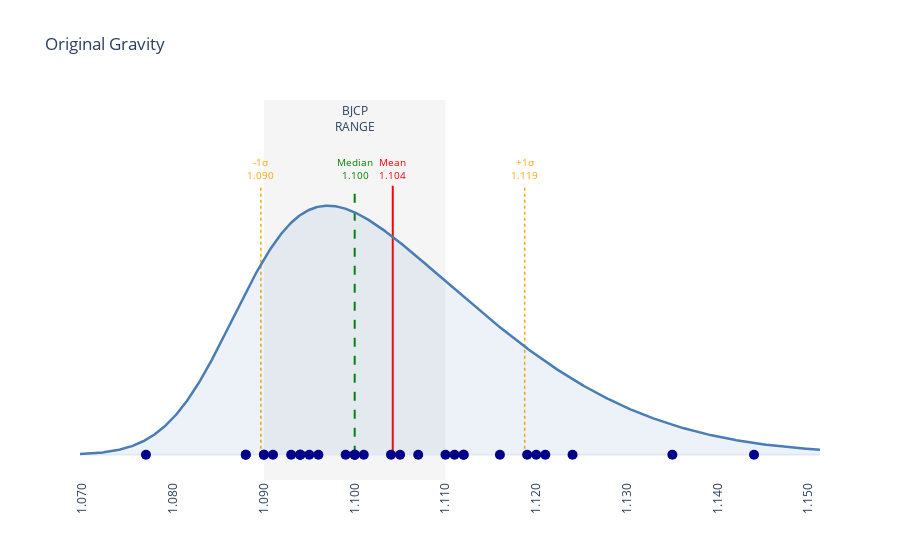

The notebook cell this image was saved under:
### Code cell
plot_bell_curve(df['og'], 'Original Gravity', 1.090, 1.11)

### Figure 1 — Plotly figure (JSON) as saved in the notebook; plotly's stock layout.template omitted (floating-point values rounded to 4 significant figures; data arrays with more than 128 entries replaced by an {"elided": "..."} marker saying what was removed)
{"data": [{"fill": "tozeroy", "fillcolor": "rgba(74, 124, 181, 0.1)", "line": {"color": "#4a7cb5", "width": 2.5}, "mode": "lines", "type": "scatter", "x": {"elided": "1000 float values"}, "y": {"elided": "1000 float values"}}, {"marker": {"color": "darkblue", "size": 10, "symbol": "circle"}, "mode": "markers", "name": "Data Points", "type": "scatter", "x": [1.088, 1.093, 1.121, 1.11, 1.096, 1.119, 1.094, 1.09, 1.09, 1.101, 1.124, 1.1, 1.104, 1.112, 1.112, 1.144, 1.111, 1.094, 1.094, 1.1, 1.077, 1.1, 1.105, 1.095, 1.088, 1.12, 1.107, 1.135, 1.116, 1.091, 1.099], "y": [0, 0, 0, 0, 0, 0, 0, 0, 0, 0, 0, 0, 0, 0, 0, 0, 0, 0, 0, 0, 0, 0, 0, 0, 0, 0, 0, 0, 0, 0, 0]}], "layout": {"annotations": [{"font": {"color": "red", "size": 10}, "showarrow": false, "text": "Mean<br>1.104", "x": 1.104, "y": 34.87}, {"font": {"color": "green", "size": 10}, "showarrow": false, "text": "Median<br>1.100", "x": 1.1, "y": 34.87}, {"font": {"color": "orange", "size": 10}, "showarrow": false, "text": "-1σ<br>1.090", "x": 1.09, "y": 34.87}, {"font": {"color": "orange", "size": 10}, "showarrow": false, "text": "+1σ<br>1.119", "x": 1.119, "y": 34.87}, {"font": {"size": 12}, "showarrow": false, "text": "BJCP<br>RANGE", "x": 1.1, "y": 40.94}], "shapes": [{"layer": "below", "line": {"color": "red", "dash": "solid", "width": 2}, "type": "line", "x0": 1.104, "x1": 1.104, "y0": 0, "y1": 32.75}, {"layer": "below", "line": {"color": "green", "dash": "dash", "width": 2}, "type": "line", "x0": 1.1, "x1": 1.1, "y0": 0, "y1": 32.75}, {"layer": "below", "line": {"color": "orange", "dash": "dot", "width": 1.5}, "type": "line", "x0": 1.09, "x1": 1.09, "y0": 0, "y1": 32.75}, {"layer": "below", "line": {"color": "orange", "dash": "dot", "width": 1.5}, "type": "line", "x0": 1.119, "x1": 1.119, "y0": 0, "y1": 32.75}, {"fillcolor": "whitesmoke", "layer": "below", "line": {"width": 0}, "type": "rect", "x0": 1.09, "x1": 1.11, "xref": "x", "y0": 0, "y1": 1, "yref": "y domain"}], "showlegend": false, "title": {"text": "Original Gravity"}, "xaxis": {"showgrid": false, "tickangle": -90, "tickformat": ".3f"}, "yaxis": {"showgrid": false, "showticklabels": false}}}
